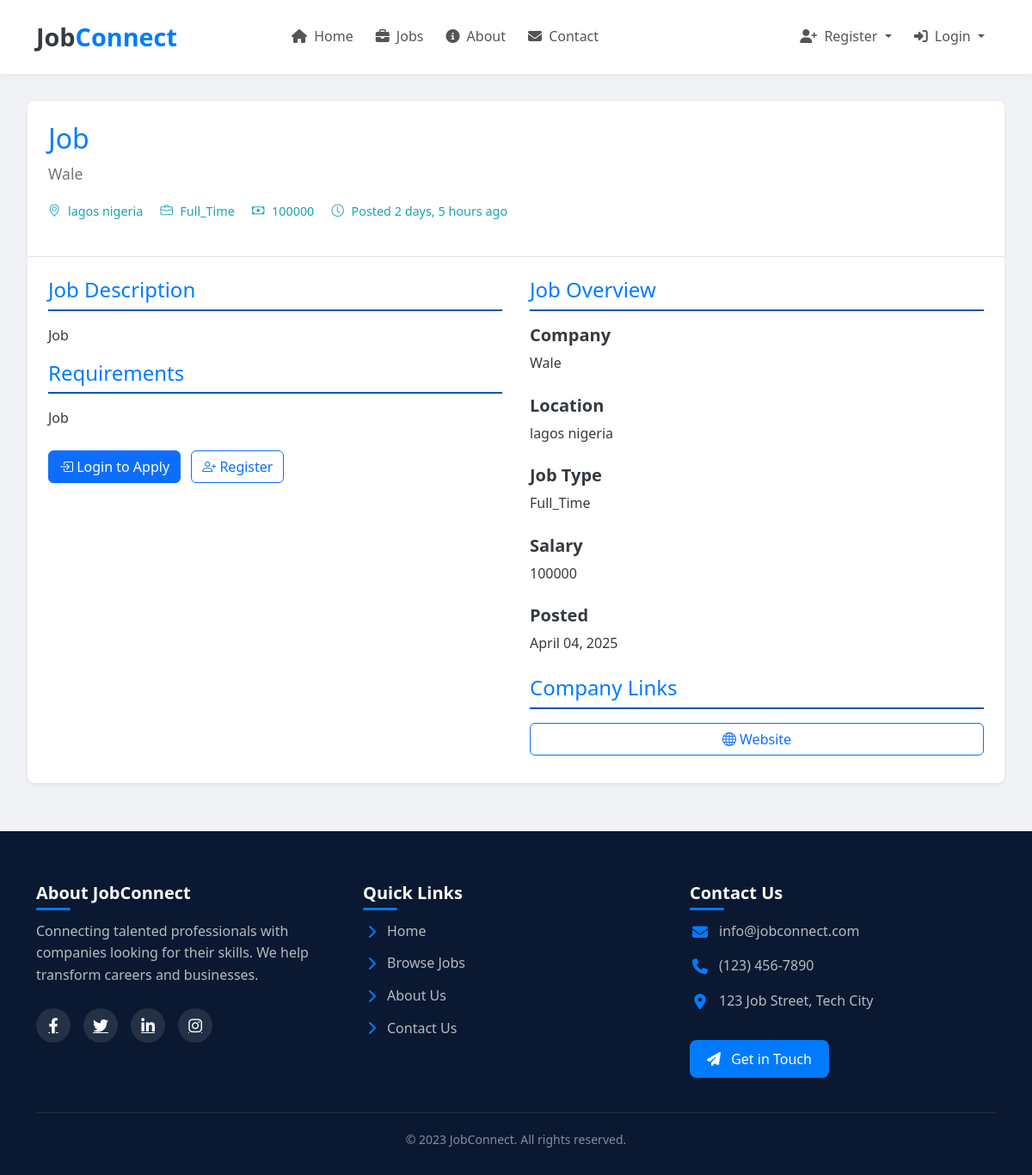
The app's page /jobs/2/ with its own data.
### jobs/models.py (models this page shows, shortened)
class Job(models.Model):
    STATUS_CHOICES = [
        ('active', 'Active'),
        ('closed', 'Closed'),
    ]
    JOB_TYPE_CHOICES = [
        ('full_time', 'Full_Time'),
        ('part_time', 'Part_Time'),
        ('contract', 'Contract'),
        ('internship', 'Internship'),
        ('remote', 'Remote'),
    ]
    employer = models.ForeignKey(Employer, on_delete=models.CASCADE, related_name='jobs')
    title = models.CharField(max_length=100)
    description = models.TextField()
    requirements = models.TextField()
    salary = models.CharField(max_length=50, blank=True, null=True)
    location = models.CharField(max_length=100)
    job_type = models.CharField(max_length=20, choices=JOB_TYPE_CHOICES, default='full_time')
    status = models.CharField(max_length=10, choices=STATUS_CHOICES, default='active')
    date_posted = models.DateTimeField(default=timezone.now)
    deadline = models.DateField(blank=True, null=True)
    class Meta:
        ordering = ['-date_posted']

class Employer(models.Model):
    user = models.OneToOneField(User, on_delete=models.CASCADE, related_name='employer')
    company_name = models.CharField(max_length=100)
    company_description = models.TextField()
    website = models.URLField(blank=True, null=True)
    location = models.CharField(max_length=100)
    phone = models.CharField(max_length=20)
    logo = models.ImageField(upload_to='company_/logos', blank=True, null=True)
    date_joined = models.DateTimeField(default=timezone.now)

### jobs/views.py (the view)
# urls.py: path('jobs/<int:job_id>/', views.job_detail, name='job_detail'),
def job_detail(request, job_id):
    job = get_object_or_404(Job, id=job_id, status='active')
    has_applied = False
    if request.user.is_authenticated and hasattr(request.user, 'jobseeker'):
        has_applied = JobApplication.objects.filter(
            job=job,
            job_seeker=request.user.jobseeker
        ).exists()
    context = {
        'job': job,
        'has_applied': has_applied,
    }
    return render(request, 'jobs/job_detail.html', context)

### jobs/templates/jobs/job_detail.html (shortened to what this page needs)
{% extends 'base.html' %}
{% load static %}
{% block content %}
<div class="job-detail-container">
    <div class="job-detail-card">
        <div class="job-detail-header">
            <h1 class="job-title">{{ job.title }}</h1>
            <span class="company-name">{{ job.employer.company_name }}</span>
            <div class="job-meta">
                <span class="meta-item">
                    <i class="bi bi-geo-alt"></i>
                    {{ job.location }}
                </span>
                <span class="meta-item">
                    <i class="bi bi-briefcase"></i>
                    {{ job.get_job_type_display }}
                </span>
                <span class="meta-item">
                    <i class="bi bi-cash"></i>
                    {{ job.salary }}
                </span>
                <span class="meta-item">
                    <i class="bi bi-clock"></i>
                    Posted {{ job.date_posted|timesince }} ago
                </span>
            </div>
        </div>
        <div class="job-content">
            <div class="job-description">
                <h3 class="section-title">Job Description</h3>
                <div class="job-description-content">
                    {{ job.description|linebreaks }}
                </div>
                <h3 class="section-title">Requirements</h3>
                <div class="job-requirements">
                    {{ job.requirements|linebreaks }}
                </div>
                {% if request.user.is_authenticated and request.user.jobseeker %}
                    <div class="job-actions">
                        {% if has_applied %}
                            <button class="btn btn-success" disabled>
                                <i class="bi bi-check-circle"></i> Already Applied
                            </button>
                        {% else %}
                            <a href="{% url 'apply_job' job.id %}" class="btn btn-primary">
                                <i class="bi bi-send"></i> Apply Now
                            </a>
                        {% endif %}
                        <a href="{% url 'job_list' %}" class="btn btn-outline-primary">
                            <i class="bi bi-arrow-left"></i> Back to Jobs
                        </a>
                    </div>
                {% elif not request.user.is_authenticated %}
                    <div class="job-actions">
                        <a href="{% url 'login' %}?next={% url 'job_detail' job.id %}" class="btn btn-primary">
                            <i class="bi bi-box-arrow-in-right"></i> Login to Apply
                        </a>
                        <a href="{% url 'jobseeker_register' %}" class="btn btn-outline-primary">
                            <i class="bi bi-person-plus"></i> Register
                        </a>
                    </div>
                {% endif %}
            </div>
            <div class="job-sidebar">
                <h3 class="section-title">Job Overview</h3>
                <div class="job-overview">
                    <div class="mb-4">
                        <h5 class="fw-semibold mb-2">Company</h5>
                        <p>{{ job.employer.company_name }}</p>
                    </div>
                    <div class="mb-4">
                        <h5 class="fw-semibold mb-2">Location</h5>
                        <p>{{ job.location }}</p>
                    </div>
                    <div class="mb-4">
                        <h5 class="fw-semibold mb-2">Job Type</h5>
                        <p>{{ job.get_job_type_display }}</p>
                    </div>
                    <div class="mb-4">
                        <h5 class="fw-semibold mb-2">Salary</h5>
                        <p>{{ job.salary }}</p>
                    </div>
                    <div class="mb-4">
                        <h5 class="fw-semibold mb-2">Posted</h5>
                        <p>{{ job.date_posted|date:"F d, Y" }}</p>
                    </div>
                </div>
                {% if job.employer.website or job.employer.linkedin %}
                <h3 class="section-title mt-4">Company Links</h3>
                <div class="company-links">
                    {% if job.employer.website %}
                    <a href="{{ job.employer.website }}" target="_blank" class="btn btn-outline-primary w-100 mb-2">
                        <i class="bi bi-globe"></i> Website
                    </a>
                    {% endif %}
                </div>
                {% endif %}
            </div>
        </div>
    </div>
</div>
{% endblock %}

### jobs/templates/base.html (shortened to what this page needs)
{% load static %}
<!DOCTYPE html>
<html lang="en">
<head>
    <link rel="stylesheet" href="https://cdnjs.cloudflare.com/ajax/libs/font-awesome/6.4.0/css/all.min.css">
    <link rel="stylesheet" href="https://cdn.jsdelivr.net/npm/bootstrap@5.3.3/dist/css/bootstrap.min.css">
    <link href="https://cdn.jsdelivr.net/npm/bootstrap-icons@1.8.1/font/bootstrap-icons.css" rel="stylesheet">
</head>
<bod>
    <nav class="navbar navbar-expand-lg navbar-light sticky-top">
        <div class="container">
            <a href="{% url 'home' %}" class="navbar-brand">Job<span>Connect</span></a>
            <div class="collapse navbar-collapse" id="navbarNav">
                <ul class="navbar-nav mx-auto mb-2 mb-lg-0">
                    <li class="nav-item">
                        <a href="{% url 'home' %}" class="nav-link {% if request.resolver_match.url_name == 'home' %}active{% endif %}">
                            <i class="fas fa-home me-1"></i> Home
                        </a>
                    </li>
                    <li class="nav-item">
                        <a href="{% url 'job_list' %}" class="nav-link {% if request.resolver_match.url_name == 'job_list' %}active{% endif %}">
                            <i class="fas fa-briefcase me-1"></i> Jobs
                        </a>
                    </li>
                    <li class="nav-item">
                        <a href="{% url 'about' %}" class="nav-link {% if request.resolver_match.url_name == 'about' %}active{% endif %}">
                            <i class="fas fa-info-circle me-1"></i> About
                        </a>
                    </li>
                    <li class="nav-item">
                        <a href="{% url 'contact' %}" class="nav-link {% if request.resolver_match.url_name == 'contact' %}active{% endif %}">
                            <i class="fas fa-envelope me-1"></i> Contact
                        </a>
                    </li>
                </ul>
                <ul class="navbar-nav ms-auto">
                    {% if user.is_authenticated %}
                        {% if user.employer %}
                        <li class="nav-item">
                            <a href="{% url 'employer_dashboard' %}" class="nav-link {% if request.resolver_match.url_name == 'employer_dashboard' %}active{% endif %}">
                                <i class="fas fa-tachometer-alt me-1"></i> Dashboard
                            </a>
                        </li>
                        {% elif user.jobseeker %}
                        <li class="nav-item">
                            <a href="{% url 'jobseeker_dashboard' %}" class="nav-link {% if request.resolver_match.url_name == 'jobseeker_dashboard' %}active{% endif %}">
                                <i class="fas fa-user-circle me-1"></i> Dashboard
                            </a>
                        </li>
                        {% endif %}
                        <li class="nav-item">
                            <form method="post" action="{% url 'logout' %}">
                                {% csrf_token %}
                                <button type="submit" class="nav-link" style="border: none; background: none; padding: 0;">
                                    <i class="fas fa-sign-out-alt me-1"></i> Logout
                                </button>
                            </form>
                        </li>
                    {% else %}
                        <li class="nav-item dropdown">
                            <a href="#" class="nav-link dropdown-toggle" id="registerDropdown" role="button" data-bs-toggle="dropdown" aria-expanded="false">
                                <i class="fas fa-user-plus me-1"></i> Register
                            </a>
                        </li>
                        <li class="nav-item dropdown">
                            <a href="#" class="nav-link dropdown-toggle" id="loginDropdown" role="button" data-bs-toggle="dropdown" aria-expanded="false">
                                <i class="fas fa-sign-in-alt me-1"></i> Login
                            </a>
                        </li>
                    {% endif %}
                </ul>
            </div>
        </div>
    </nav>
    <main class="flex-grow-1">
        {% block content %}{% endblock %}
    </main>
    <footer class="footer">
        <div class="container">
            <div class="row">
                <div class="col-md-4 about-section">
                    <h5>About JobConnect</h5>
                    <p>Connecting talented professionals with companies looking for their skills. We help transform careers and businesses.</p>
                    <div class="social-icons">
                        <a href="#"><i class="fab fa-facebook-f"></i></a>
                        <a href="#"><i class="fab fa-twitter"></i></a>
                        <a href="#"><i class="fab fa-linkedin-in"></i></a>
                        <a href="#"><i class="fab fa-instagram"></i></a>
                    </div>
                </div>
                <div class="col-md-4">
                    <h5>Quick Links</h5>
                    <ul class="footer-links">
                        <li><a href="{% url 'home' %}"><i class="fas fa-chevron-right"></i> Home</a></li>
                        <li><a href="{% url 'job_list' %}"><i class="fas fa-chevron-right"></i> Browse Jobs</a></li>
                        <li><a href="{% url 'about' %}"><i class="fas fa-chevron-right"></i> About Us</a></li>
                        <li><a href="{% url 'contact' %}"><i class="fas fa-chevron-right"></i> Contact Us</a></li>
                    </ul>
                </div>
                <div class="col-md-4">
                    <h5>Contact Us</h5>
                    <ul class="contact-info">
                        <li><i class="fas fa-envelope"></i> info@jobconnect.com</li>
                        <li><i class="fas fa-phone"></i> (123) 456-7890</li>
                        <li><i class="fas fa-map-marker-alt"></i> 123 Job Street, Tech City</li>
                    </ul>
                    <a href="{% url 'contact' %}" class="btn btn-contact mt-3">
                        <i class="fas fa-paper-plane me-2"></i> Get in Touch
                    </a>
                </div>
            </div>
            <div class="footer-bottom">
                <p class="mb-0">&copy; 2023 JobConnect. All rights reserved.</p>
            </div>
        </div>
    </footer>
</bod
</html>

### jobs/templates/base.html (style rules this page uses)
:root { --primary: #4361ee; --primary-dark: #3a0ca3; --secondary: #f72585; --light: #f8f9fa; --dark: #212529; }
.navbar { padding: 15px 0; background-color: #ffffff; box-shadow: 0 2px 10px rgba(0, 0, 0, 0.05); transition: all 0.3s ease; }
.navbar-brand { font-weight: 700; font-size: 1.8rem; color: var(--dark); }
.navbar-brand span { color: var(--primary); }
.navbar-nav { align-items: center; }
.navbar-nav .nav-link { color: #555; font-weight: 500; padding: 10px 15px; transition: all 0.3s ease; position: relative; margin: 0 5px; border-radius: 8px; }
.footer { background-color: #0a1931; color: #f8f9fa; padding: 60px 0 30px; margin-top: auto; }
.footer h5 { color: #fff; font-weight: 600; margin-bottom: 20px; position: relative; display: inline-block; }
.footer h5::after { content: ''; position: absolute; left: 0; bottom: -8px; width: 40px; height: 3px; background-color: var(--primary); border-radius: 3px; }
.footer .about-section p { color: rgba(255, 255, 255, 0.7); margin-bottom: 25px; }
.footer .btn-contact { background: var(--primary); color: white; border: none; padding: 10px 20px; border-radius: 8px; font-weight: 500; transition: all 0.3s; }
.footer .social-icons { display: flex; gap: 15px; margin-top: 20px; }
.footer .social-icons a { display: flex; align-items: center; justify-content: center; width: 40px; height: 40px; border-radius: 50%; background-color: rgba(255, 255, 255, 0.1); color: #fff; transition: all 0.3s ease; font-size: 18px; }
.footer .contact-info { list-style: none; padding: 0; }
.footer .contact-info li { margin-bottom: 15px; display: flex; align-items: center; color: rgba(255, 255, 255, 0.7); }
.footer .contact-info i { margin-right: 10px; color: var(--primary); font-size: 18px; width: 24px; text-align: center; }
.footer .footer-links { list-style: none; padding: 0; }
.footer .footer-links li { margin-bottom: 12px; }
.footer .footer-links a { color: rgba(255, 255, 255, 0.7); text-decoration: none; transition: all 0.3s ease; display: flex; align-items: center; }
.footer .footer-links i { margin-right: 8px; color: var(--primary); width: 20px; text-align: center; }
.footer-bottom { border-top: 1px solid rgba(255, 255, 255, 0.1); padding-top: 20px; margin-top: 40px; text-align: center; color: rgba(255, 255, 255, 0.5); font-size: 14px; }

### records on screen
Job: title "Job", employer.company_name "Wale", location "lagos nigeria", job_type "Full_Time", salary "100000", date_posted "2 days, 5 hours", description "Job", requirements "Job", date_posted "April 04, 2025"
